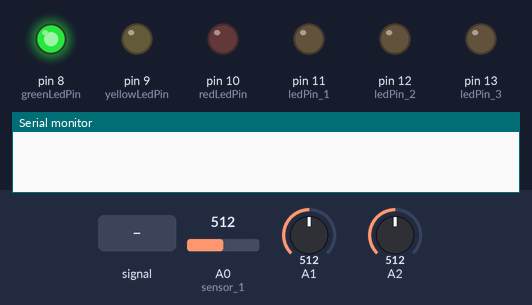
A sketch run on a simulated Arduino Uno, built with avr-gcc and run on an emulated ATmega328P. Shown: output pins drawn as LEDs (lit = HIGH), the last lines printed to the serial monitor. The inputs (shaded band) are chosen by the test bench; at power-on: A0 (sensor_1) = 512, A1 = 512, A2 = 512.

Above: at 1.2 s.
1.3 s: A0 (sensor_1) fed a 50 Hz sine of ±306 counts around its level
At 2.2 s:
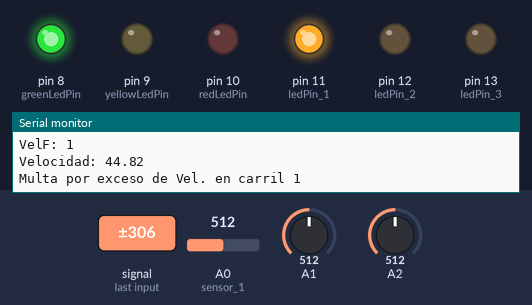
2.9 s: A0 (sensor_1) set to 345
4.4 s: A0 (sensor_1) set to 315
At 12.3 s:
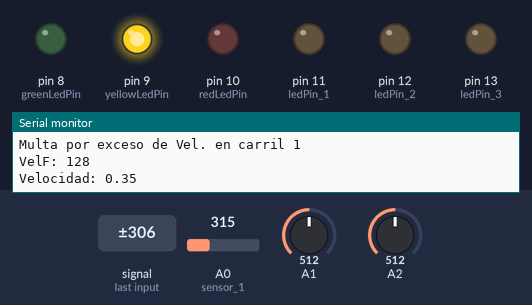
At 15.2 s:
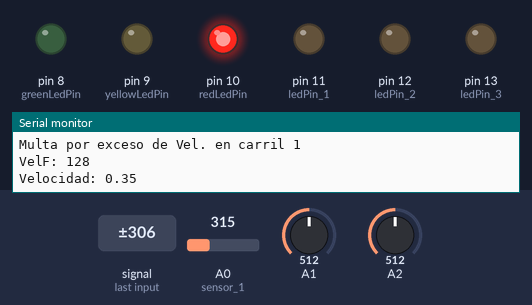
Timing chart, 0 to 15.5 s (numbered marks = the images above; inputs shaded):
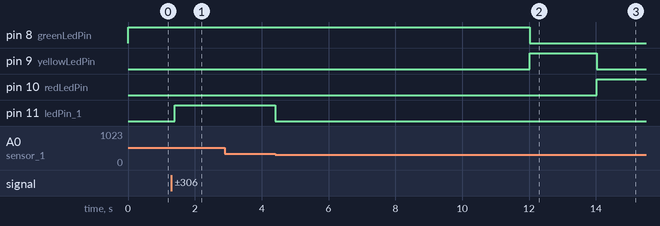

Measured:
- the behaviour switches between 330 and 329 on A0 (sensor_1) (found by bisection; images 1 and 2)
- after the input at 1.3 s, pin 11 (ledPin_1): LOW → HIGH after 0.10 s
- after the input at 2.9 s, every drawn part: stays the same
- after the input at 4.4 s, pin 11 (ledPin_1): HIGH → LOW at once

The sketch:

Traffic_Light.ino
```cpp
// Definiciones para posiciónes de coches
#define NO_COCHE 0
#define COCHE 1

int sensor_1 = A0;       // Sensor 1
int sensor_2 = A1;       // Sensor 2
int sensor_3 = A2;       // Sensor 3


int ledPin_1 = 11;       // Led carril 1
int ledPin_2 = 12;       // Led carril 2
int ledPin_3 = 13;       // Led carril 3

short Vel_A0;            // Contador de lecturas donde hay coche por segundo
short VelF_A0;           // Lecturas donde hay coche por segundo
short ESTADO_A0;         // Estado si hay COCHE_NOCOCHE

short Vel_A1;            // Contador de lecturas donde hay coche por segundo
short VelF_A1;           // Lecturas donde hay coche por segundo
short ESTADO_A1;         // Estado si hay COCHE_NOCOCHE

short Vel_A2;            // Contador de lecturas donde hay coche por segundo
short VelF_A2;           // Lecturas donde hay coche por segundo
short ESTADO_A2;         // Estado si hay COCHE_NOCOCHE


float Velocidad_A0;      // Velocidad del auto 1
float Velocidad_A1;      // Velocidad del auto 2
float Velocidad_A2;      // Velocidad del auto 3

long time;               // Variable tiempo

int carril_1 = 1;
int carril_2 = 2;
int carril_3 = 3;

long timeLed_1;
long timeLed_2;
long timeLed_3;

//////////////////////////////////////////////////////
/* Variables */
const int greenLedPin =  8;            /* Pin LED verde */
const int yellowLedPin =  9;           /* Pin LED amarillo */
const int redLedPin =  10;             /* Pin LED rojo */

int ledState = LOW;                   /* Estado del LED */

long previousMillisGreen = 0;         /* Variable que indica la última vez que se activo el LED verde */
long previousMillisYellow = 0;        /* Variable que indica la última vez que se activo el LED amarillo */
long previousMillisRed = 0;           /* Variable que indica la última vez que se activo el LED rojo */

/* Valor para el estado del semaforo */
int semaphore = 1;

/* Variables que indican el tiempo que le tomara a los LEDs parpadear */
long interval1 = 6000;           /* 6 segundos */
long interval2 = 2000;           /* 2 segundos */
long interval3 = 7000;           /* 7 segundos */
//////////////////////////////////////////////////////

void setup() {
 pinMode(sensor_1,INPUT); //Activamos el ADC
 pinMode(ledPin_1, OUTPUT);      // sets the digital pin as output
 pinMode(ledPin_2, OUTPUT);      // sets the digital pin as output
 pinMode(ledPin_3, OUTPUT);      // sets the digital pin as output

 Serial.begin(115200);    //Configuramos Serial

 //Inicialización de Variables
 Vel_A0=0;
 VelF_A0=0;
 ESTADO_A0=0;
 Velocidad_A0=0;

 Vel_A1=0;
 VelF_A1=0;
 ESTADO_A1=0;
 Velocidad_A1=0;

 Vel_A2=0;
 VelF_A2=0;
 ESTADO_A2=0;
 Velocidad_A2=0;

 timeLed_1=0;
 timeLed_2=0;
 timeLed_3=0;

//////////////////////////////////////////////////////////////////
   /* Declaramos los pines de LEDs como Outputs */
  pinMode(greenLedPin, OUTPUT);
  pinMode(yellowLedPin, OUTPUT);
  pinMode(redLedPin, OUTPUT);

  /* El LED verde comenzará ensendido automáticamente */
  digitalWrite(greenLedPin, HIGH);
 //////////////////////////////////////////////////////////////////

}

void loop() {
  time=millis(); //Iniciamos nuestro contador en Millis
  //Serial.println(time);

 Sem_func();
 ADC_func(sensor_1, 330 , &(ESTADO_A0), &(VelF_A0), &(Vel_A0), &(Velocidad_A0), carril_1,&(timeLed_1));
 ADC_func(sensor_2, 355 , &(ESTADO_A1), &(VelF_A1), &(Vel_A1), &(Velocidad_A1), carril_2,&(timeLed_2));
 ADC_func(sensor_3, 350 , &(ESTADO_A2), &(VelF_A2), &(Vel_A2), &(Velocidad_A2), carril_3,&(timeLed_3));


}


void ADC_func(int sensor_x, int flag_sense, short *(ESTADO), short *(VelF), short *(Vel), float *(Velocidad), int carril, long *timeLed){

  int read_Value=0;  //Valor de la lectura
  long read_ValueProm=0;  //Contador de lectura sumada
  long read_ValuePromF=0; //Variable de lectura promedio
  float T=0;              //Tiempo de auto en el sensor
  short CAR=0;            //Variable que defina si hay un auto en la lectura promedio


    //Hacemos una lectura cada 10uS y hacemos un promedio de 100 para tener una muestra cada 1mS
    for (int i=0; i <33; i++){
        read_Value=analogRead(sensor_x);
        read_ValueProm=read_ValueProm+read_Value;
        delayMicroseconds(10);
     }

     read_ValuePromF=read_ValueProm/33;  //Valor de lectura promediada para mayor presición

    //Definimos si hay coche o no dependiendo de nuestra bandera
     if(read_ValuePromF>=flag_sense){
        CAR=1;
     }
     else
     {
        CAR=0;
     }


   // Serial.println(read_ValuePromF);

   //Maquina de estados
   switch(*ESTADO){
    case NO_COCHE:  //Si no hay coche checamos cuando se encuentra un 1 en el sensor y pasamos al estado Coche
    {
      if(CAR==1){

        if(semaphore==3){
          *Velocidad=40;
          *ESTADO=COCHE;
          *VelF=0;


        }
        else{
        *ESTADO=COCHE;
        *VelF=0;
        }
      }
      else{
        *Vel=0;
        *Velocidad=0;
      }
      break;

    }
    case COCHE:{  //Si hay coche checamos cuando se encuentre un 0 en el sensor y pasamos al estado NO_COCHE


      if (CAR==0){

          if (semaphore==3){
        *ESTADO=NO_COCHE;
        Serial.print("Multa por Semáforo en carril ");
        Serial.println(carril);

        }

        else{


        *ESTADO=NO_COCHE;
        *VelF=*Vel;   //Capturamos las muestras sumadas
        T=float(*VelF)/(83); //Las dividimos entre 83 que es nuestro periodo de muestreo
        *Velocidad=float((0.15)*(3.6))/T;  //Convertimos a km/h los 0.15m que mide nuestro auto
        *Vel=0;


   Serial.print("VelF: ");
   Serial.println(*VelF);
   Serial.print("Velocidad: ");
   Serial.println(*Velocidad);

   if(*Velocidad>7){
   Serial.print("Multa por exceso de Vel. en carril ");
   Serial.println(carril);
   }
   }
      }
      else{ //Si hay coche contamos cuantas veces se encuentra el coche en el sensor
        *Vel=*Vel+1;
      }

      break;
    }
      default:
      break;
   }

  //Imprimimos nuestros valores Finales


  if(*Velocidad>7){

    switch(carril){
    case 1:  //prende led 1
     {
     digitalWrite(ledPin_1, HIGH);   // sets the LED on
     if(*timeLed==0){
     *timeLed=time;
     *Velocidad=0;
     }
     else{

     }
     break;
      }
     case 2:  //prende led 2
     {
     digitalWrite(ledPin_2, HIGH);   // sets the LED on
     if(*timeLed==0){
     *timeLed=time;
     *Velocidad=0;
     }
     else{

     }
     break;
      }

      case 3:  //prende led 3
     {
     digitalWrite(ledPin_3, HIGH);   // sets the LED on
     if(*timeLed==0){
     *timeLed=time;
     *Velocidad=0;
     }
     else{

     }
     break;
      }
      default:
      break;

    }
  }

  else{

    switch(carril){
    case 1:  //prende led 1
     {
     if(time-*timeLed>1000){
     digitalWrite(ledPin_1, LOW);   // sets the LED on
     *timeLed=0;
     }
     break;
      }
      case 2:  //prende led 2
     {
     if(time-*timeLed>1000){
     digitalWrite(ledPin_2, LOW);   // sets the LED on
     *timeLed=0;
     }
     break;
      }
      case 3:  //prende led 3
     {
      if(time-*timeLed>1000){
     digitalWrite(ledPin_3, LOW);   // sets the LED on
     *timeLed=0;
      }
     break;
      }
      default:
      break;

    }
  }
}

//////////////////////////////////////////////////////////////////
void Sem_func(){

  /* Obtenemos el valor en tiempo desde que el código comenzo
     a correr */
  unsigned long currentMillis1 = millis();
  unsigned long currentMillis2 = millis();
  unsigned long currentMillis3 = millis();

  /* Revisamos si el semáforo esta en estado 1 (verde) */
  if(semaphore == 1) {

    /* Verificamos si el código a corrido 6 segundos */
    if(currentMillis1 - previousMillisGreen > interval1) {
      /* Guarda el tiempo donde parpadeo por última vez */
      previousMillisGreen = currentMillis1;

      /* Verificamos el estado del LED */
      if (ledState == LOW)
        ledState = HIGH;
      else {
        ledState = LOW;
        /* Cambiamos a la segunda etapa del semaforo (amarillo) */
        semaphore = 2;
      }
      /* Ajustamos el pin del LED con el estado */
      digitalWrite(greenLedPin, ledState);
    }
  }
    /* Revisamos si el semáforo esta en estado 2 (amarillo) */
    if(semaphore == 2) {

      /* Verificamos si el código a corrido 2 segundos */
      if(currentMillis2 - previousMillisYellow > interval2) {
        /* Guarda el tiempo donde parpadeo por última vez */
        previousMillisYellow = currentMillis2;

        /* Verificamos el estado del LED */
        if (ledState == LOW)
          ledState = HIGH;
        else {
          ledState = LOW;
          /* Cambiamos a la segunda etapa del semaforo (rojo) */
          semaphore = 3;
        }
        /* Ajustamos el pin del LED con el estado */
        digitalWrite(yellowLedPin, ledState);
      }
  }
    /* Revisamos si el semáforo esta en estado 3 (rojo) */
    if(semaphore == 3) {

      /* Verificamos si el código a corrido 7 segundos */
      if(currentMillis3 - previousMillisRed > interval3) {
         /* Guarda el tiempo donde parpadeo por última vez */
        previousMillisRed = currentMillis3;

        /* Verificamos el estado del LED */
        if (ledState == LOW)
          ledState = HIGH;
        else {
          ledState = LOW;
          /* Cambiamos a la segunda etapa del semaforo (verde) */
          semaphore = 1;
        }
        /* Ajustamos el pin del LED con el estado */
        digitalWrite(redLedPin, ledState);
      }
  }

}
```
